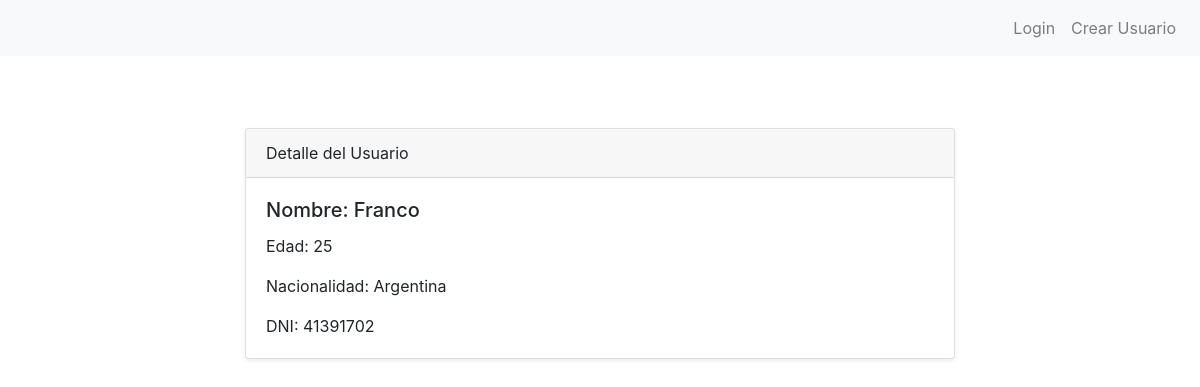
The app's page /bookings/ver-usuario-viajero/1 with its own data.
### bookings/models.py (models this page shows, shortened)
class Usuario(models.Model):
    nombre = models.CharField(max_length=100)
    edad = models.IntegerField()
    nacionalidad = models.CharField(max_length=100)
    dni = models.CharField(max_length=8)

### bookings/views.py (the view)
# urls.py: path("ver-usuario-viajero/<usuario_viajero_id>", detail_usuario_viajero, name="ver-usuario-viajero"),
def detail_usuario_viajero(request, usuario_viajero_id):
    usuario_viajero = Usuario.objects.get(id=usuario_viajero_id)
    contexto_dict = {"usuario_viajero": usuario_viajero}
    return render(request, "bookings/usuarios/ver-usuario-viajero.html", contexto_dict)

### bookings/templates/bookings/usuarios/ver-usuario-viajero.html (shortened to what this page needs)
{% extends 'bookings/base.html' %}
{% block content %}
<section class="py-5">
    <div class="container">
        <div class="row">
            <div class="col-lg-8 mx-auto">
                <div class="card shadow-sm">
                    <div class="card-header">
                        Detalle del Usuario
                    </div>
                    <div class="card-body">
                        <h5 class="card-title">Nombre: {{ usuario_viajero.nombre }}</h5>
                        <p class="card-text">Edad: {{ usuario_viajero.edad }}</p>
                        <p class="card-text">Nacionalidad: {{ usuario_viajero.nacionalidad }}</p>
                        <p class="card-text">DNI: {{ usuario_viajero.dni }}</p>
                    </div>
                </div>
            </div>
        </div>
    </div>
</section>
{% endblock %}

### records on screen
Usuario: nombre "Franco", edad "25", nacionalidad "Argentina", dni "41391702"
